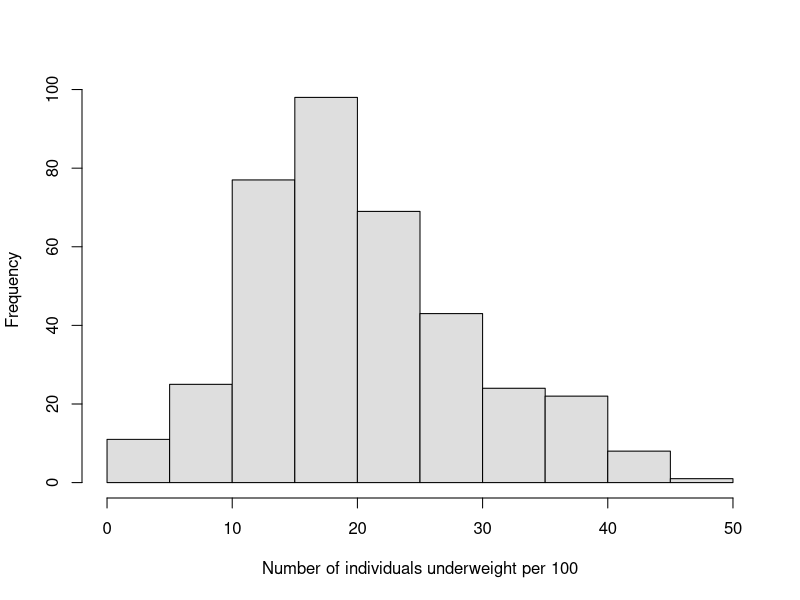
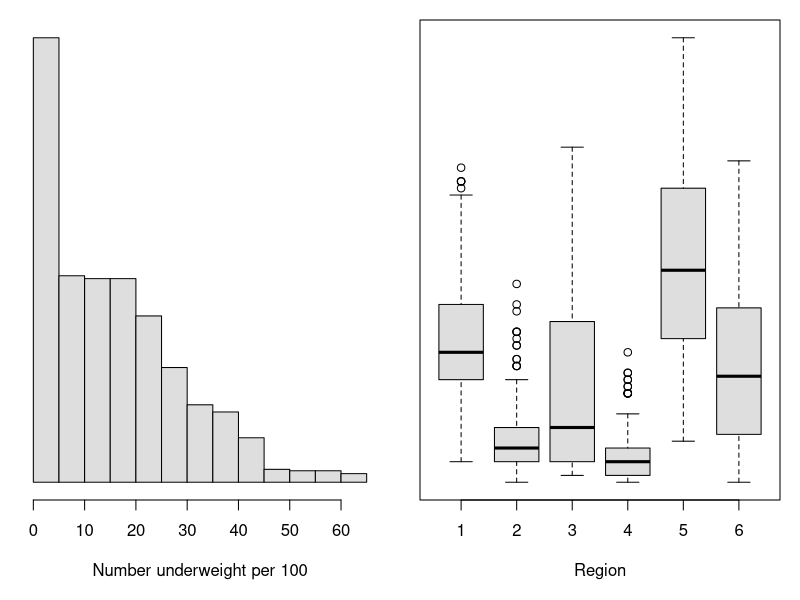
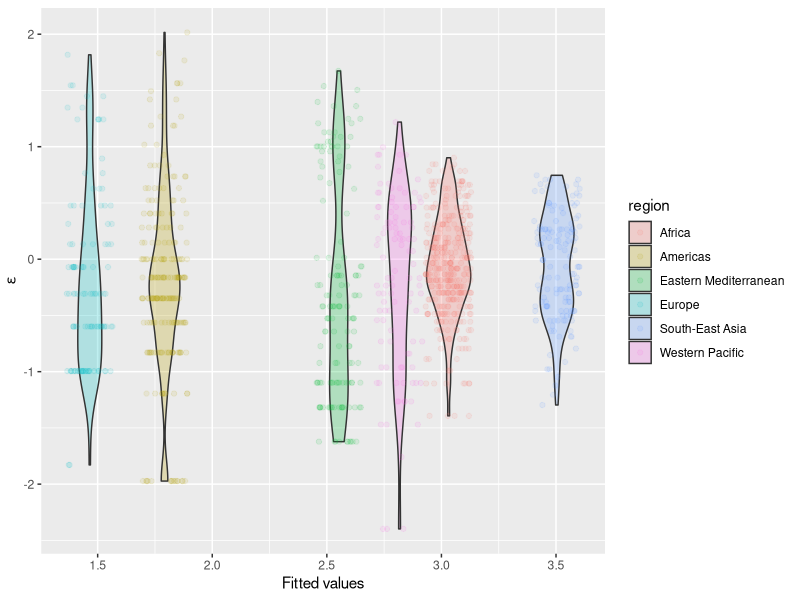
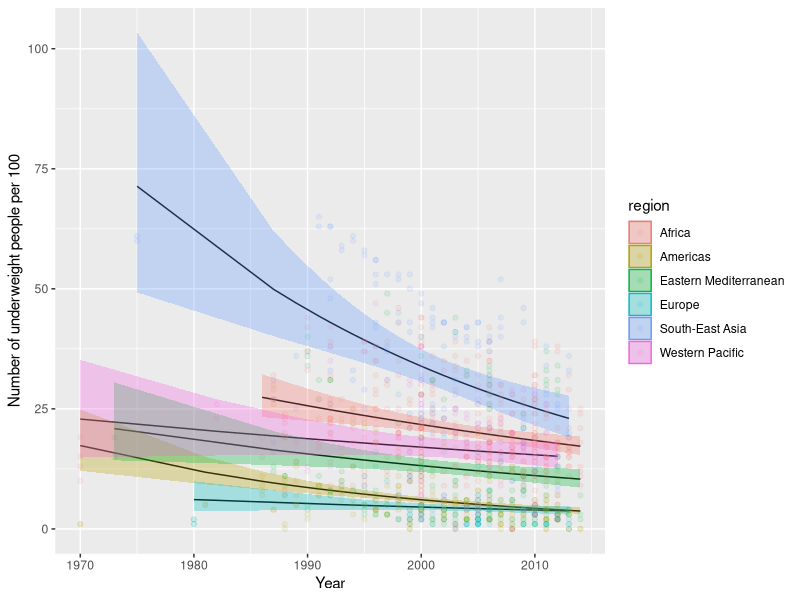

Generate these figures, in order, with R:
## ---- chunk 1

## ---- chunk 2
library(tidyverse) # For everything we love
library(MASS) # For negative.binomial family
library(car) # For Anova()
## ---- chunk 3
# Read in the data
uw <- read.csv("../../data/weights.csv")

# Look at the data
head(uw)
## ---- chunk 4
# Now we need to make the counts into an integer because these are
# counts and counts are
uw$number <- as.integer(uw$number)
## ---- chunk 5
# Make a new dataframe that contains only those records for which
# the region is `Africa`
africa <-
  uw %>%
  filter(region == "Africa")
## ---- chunk 6
hist(africa$number,
  col = "gray87",
  main = "",
  xlab = "Number of individuals underweight per 100"
)
## ---- chunk 7
# Fit the model, being sure to specify
# the appropriate error distribution and
# link function.
model <- glm(number ~ year + sex,
  data = africa,
  family = "negative.binomial"(theta = 1)
)
## ---- chunk 8
# Print the summary of the model
summary(model)
## ---- chunk 9
# Predict mean values of female
female <- 36.269089 - 0.016632 * mean(africa$year)
female

# Now, we need to use the inverse of the link function to get our prediction.
# Since the link function was 'log', we use:
exp(female)
## ---- chunk 10
# Look at the first 10 rows of data
head(uw, 10)

# Let's find out how many unique regions we have in the data set
unique(uw$region)
## ---- chunk 11
# Make a histogram
par(mfrow = c(1, 2), mar = c(5, 1, 1, 1))
hist(uw$number,
  yaxt = "n", ylab = "", col = "gray87", main = "",
  xlab = "Number underweight per 100"
)

# Make a boxplot
boxplot(number ~ region,
  data = uw, xaxt = "n", xlab = "Region", yaxt = "n",
  col = "gray87"
)
axis(1, labels = NULL)

# Resetting your mfrow parameter at the end of the code
par(mfrow = c(1, 1))
## ---- chunk 12
nb.mod <- glm(
  formula = number ~ region,
  data = uw,
  family = "negative.binomial"(theta = 1)
)
## ---- chunk 13
ggplot(nb.mod, aes(x = .fitted, y = .resid, fill = region)) +
  geom_violin(alpha = 0.25) +
  geom_jitter(aes(color = region), width = .1, alpha = 0.1) +
  xlab("Fitted values") +
  ylab(expression(paste(epsilon)))
## ---- chunk 14
# Example:
Anova(nb.mod, Type = "III")
## ---- chunk 15
# Get the summary of the model coefficients
res <- summary(nb.mod)$coefficients
res

# Now, make the predictions
preds <- c()
for (i in 1:nrow(res)) {
  if (i == 1) {
    preds[i] <- exp(res[1, 1])
  } else {
    preds[i] <- exp(res[1, 1] + res[i, 1])
  }
}

# Give the vector names to facilitate comparison
names(preds) <- row.names(res)
names(preds) <- gsub(names(preds), pattern = "region", replacement = "")
names(preds)[1] <- "Africa"

# Print the results
preds
## ---- chunk 16
# Fit the models
nb.add <- glm.nb(formula = number ~ region + year, data = uw)
nb.int <- glm.nb(formula = number ~ region * year, data = uw)

# Look at the results
AIC(nb.add, nb.int)

# No evidence for a significant interaction at alpha of 0.05
library(car)
Anova(nb.int, Type = "III")
## ---- chunk 17

pd <- data.frame(unique(data.frame(uw$region, uw$year)))
names(pd) <- c("region", "year")

prep <- data.frame(
  predict(nb.int, pd, type = "link", se.fit = TRUE)
)
prep$lwr <- prep$fit + prep$se.fit * qnorm(0.025)
prep$upr <- prep$fit + prep$se.fit * qnorm(0.975)

pred <- apply(prep, 2, exp)

preds <- data.frame(pd, pred)

ggplot(preds, aes(x = year, y = fit, fill = region)) +
  geom_line() +
  geom_point(aes(x = year, y = number, color = region), data = uw, alpha = 0.1) +
  geom_ribbon(aes(ymin = lwr, ymax = upr, color = NULL), alpha = .3) +
  xlab("Year") +
  ylab("Number of underweight people per 100")
